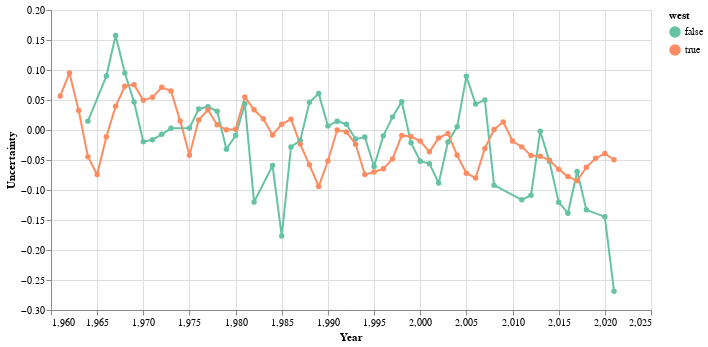

Here is the notebook cell this chart was saved with:
### Code cell
alt.Chart(compare_byYear.query('topic=="soc"')).mark_line(point=alt.OverlayMarkDef()).encode(
    alt.X('year',scale=alt.Scale(zero=False),axis=alt.Axis(title='Year')),
    alt.Y('rollingUncertain',axis=alt.Axis(title='Uncertainty')),
    color=alt.Color('west:O',scale=alt.Scale(scheme='set2'))
).properties(width=600,height=300)

### Figure 1 — Vega-Lite specification as saved in the notebook (floating-point values rounded to 4 significant figures)
{"$schema": "https://vega.github.io/schema/vega-lite/v4.17.0.json", "config": {"view": {"continuousHeight": 300, "continuousWidth": 400}}, "data": {"name": "data-dd67b6ddac0d0ace1e2145a479ac21f3"}, "datasets": {"data-dd67b6ddac0d0ace1e2145a479ac21f3": [{"rollingUncertain": 0.01479, "topic": "soc", "uncertain": 0.1417, "west": false, "year": 1964}, {"rollingUncertain": 0.08989, "topic": "soc", "uncertain": 0.2271, "west": false, "year": 1966}, {"rollingUncertain": 0.1576, "topic": "soc", "uncertain": 0.1041, "west": false, "year": 1967}, {"rollingUncertain": 0.095, "topic": "soc", "uncertain": -0.04621, "west": false, "year": 1968}, {"rollingUncertain": 0.04675, "topic": "soc", "uncertain": 0.08237, "west": false, "year": 1969}, {"rollingUncertain": -0.01941, "topic": "soc", "uncertain": -0.09439, "west": false, "year": 1970}, {"rollingUncertain": -0.01621, "topic": "soc", "uncertain": -0.03661, "west": false, "year": 1971}, {"rollingUncertain": -0.007248, "topic": "soc", "uncertain": 0.1093, "west": false, "year": 1972}, {"rollingUncertain": 0.002794, "topic": "soc", "uncertain": -0.06427, "west": false, "year": 1973}, {"rollingUncertain": 0.003361, "topic": "soc", "uncertain": -0.03491, "west": false, "year": 1975}, {"rollingUncertain": 0.03499, "topic": "soc", "uncertain": 0.2041, "west": false, "year": 1976}, {"rollingUncertain": 0.03886, "topic": "soc", "uncertain": -0.05265, "west": false, "year": 1977}, {"rollingUncertain": 0.03118, "topic": "soc", "uncertain": -0.05796, "west": false, "year": 1978}, {"rollingUncertain": -0.03195, "topic": "soc", "uncertain": 0.01478, "west": false, "year": 1979}, {"rollingUncertain": -0.00933, "topic": "soc", "uncertain": 0.0152, "west": false, "year": 1980}, {"rollingUncertain": 0.04358, "topic": "soc", "uncertain": 0.1008, "west": false, "year": 1981}, {"rollingUncertain": -0.1199, "topic": "soc", "uncertain": -0.4756, "west": false, "year": 1982}, {"rollingUncertain": -0.05928, "topic": "soc", "uncertain": 0.197, "west": false, "year": 1984}, {"rollingUncertain": -0.1767, "topic": "soc", "uncertain": -0.2515, "west": false, "year": 1985}, {"rollingUncertain": -0.02815, "topic": "soc", "uncertain": -0.02993, "west": false, "year": 1986}, {"rollingUncertain": -0.01746, "topic": "soc", "uncertain": 0.229, "west": false, "year": 1987}, {"rollingUncertain": 0.04634, "topic": "soc", "uncertain": -0.06008, "west": false, "year": 1988}, {"rollingUncertain": 0.06078, "topic": "soc", "uncertain": 0.0134, "west": false, "year": 1989}, {"rollingUncertain": 0.006634, "topic": "soc", "uncertain": 0.06659, "west": false, "year": 1990}, {"rollingUncertain": 0.01469, "topic": "soc", "uncertain": -0.03592, "west": false, "year": 1991}, {"rollingUncertain": 0.009546, "topic": "soc", "uncertain": -0.002025, "west": false, "year": 1992}, {"rollingUncertain": -0.01518, "topic": "soc", "uncertain": -0.007587, "west": false, "year": 1993}, {"rollingUncertain": -0.01184, "topic": "soc", "uncertain": -0.02591, "west": false, "year": 1994}, {"rollingUncertain": -0.06071, "topic": "soc", "uncertain": -0.1486, "west": false, "year": 1995}, {"rollingUncertain": -0.009785, "topic": "soc", "uncertain": 0.1452, "west": false, "year": 1996}, {"rollingUncertain": 0.02189, "topic": "soc", "uncertain": 0.0691, "west": false, "year": 1997}, {"rollingUncertain": 0.04719, "topic": "soc", "uncertain": -0.07274, "west": false, "year": 1998}, {"rollingUncertain": -0.02131, "topic": "soc", "uncertain": -0.06029, "west": false, "year": 1999}, {"rollingUncertain": -0.05212, "topic": "soc", "uncertain": -0.02331, "west": false, "year": 2000}, {"rollingUncertain": -0.05606, "topic": "soc", "uncertain": -0.08456, "west": false, "year": 2001}, {"rollingUncertain": -0.08851, "topic": "soc", "uncertain": -0.1577, "west": false, "year": 2002}, {"rollingUncertain": -0.02, "topic": "soc", "uncertain": 0.1822, "west": false, "year": 2003}, {"rollingUncertain": 0.005279, "topic": "soc", "uncertain": -0.008713, "west": false, "year": 2004}, {"rollingUncertain": 0.08941, "topic": "soc", "uncertain": 0.09473, "west": false, "year": 2005}, {"rollingUncertain": 0.04321, "topic": "soc", "uncertain": 0.0436, "west": false, "year": 2006}, {"rollingUncertain": 0.05016, "topic": "soc", "uncertain": 0.01213, "west": false, "year": 2007}, {"rollingUncertain": -0.09197, "topic": "soc", "uncertain": -0.3317, "west": false, "year": 2008}, {"rollingUncertain": -0.1163, "topic": "soc", "uncertain": -0.02949, "west": false, "year": 2011}, {"rollingUncertain": -0.1087, "topic": "soc", "uncertain": 0.03497, "west": false, "year": 2012}, {"rollingUncertain": -0.001918, "topic": "soc", "uncertain": -0.01124, "west": false, "year": 2013}, {"rollingUncertain": -0.05237, "topic": "soc", "uncertain": -0.1808, "west": false, "year": 2014}, {"rollingUncertain": -0.1203, "topic": "soc", "uncertain": -0.1687, "west": false, "year": 2015}, {"rollingUncertain": -0.1387, "topic": "soc", "uncertain": -0.06656, "west": false, "year": 2016}, {"rollingUncertain": -0.06915, "topic": "soc", "uncertain": 0.02786, "west": false, "year": 2017}, {"rollingUncertain": -0.1331, "topic": "soc", "uncertain": -0.3606, "west": false, "year": 2018}, {"rollingUncertain": -0.1448, "topic": "soc", "uncertain": -0.1015, "west": false, "year": 2020}, {"rollingUncertain": -0.2688, "topic": "soc", "uncertain": -0.3442, "west": false, "year": 2021}, {"rollingUncertain": 0.05667, "topic": "soc", "uncertain": 0.07387, "west": true, "year": 1961}, {"rollingUncertain": 0.09497, "topic": "soc", "uncertain": 0.1129, "west": true, "year": 1962}, {"rollingUncertain": 0.03252, "topic": "soc", "uncertain": -0.08922, "west": true, "year": 1963}, {"rollingUncertain": -0.04441, "topic": "soc", "uncertain": -0.1569, "west": true, "year": 1964}, {"rollingUncertain": -0.07431, "topic": "soc", "uncertain": 0.02323, "west": true, "year": 1965}, {"rollingUncertain": -0.01142, "topic": "soc", "uncertain": 0.09944, "west": true, "year": 1966}, {"rollingUncertain": 0.03948, "topic": "soc", "uncertain": -0.004233, "west": true, "year": 1967}, {"rollingUncertain": 0.0729, "topic": "soc", "uncertain": 0.1235, "west": true, "year": 1968}, {"rollingUncertain": 0.07561, "topic": "soc", "uncertain": 0.1076, "west": true, "year": 1969}, {"rollingUncertain": 0.04943, "topic": "soc", "uncertain": -0.08277, "west": true, "year": 1970}, {"rollingUncertain": 0.05459, "topic": "soc", "uncertain": 0.139, "west": true, "year": 1971}, {"rollingUncertain": 0.07111, "topic": "soc", "uncertain": 0.1571, "west": true, "year": 1972}, {"rollingUncertain": 0.06502, "topic": "soc", "uncertain": -0.1011, "west": true, "year": 1973}, {"rollingUncertain": 0.01482, "topic": "soc", "uncertain": -0.01162, "west": true, "year": 1974}, {"rollingUncertain": -0.0419, "topic": "soc", "uncertain": -0.01303, "west": true, "year": 1975}, {"rollingUncertain": 0.01656, "topic": "soc", "uncertain": 0.07435, "west": true, "year": 1976}, {"rollingUncertain": 0.03359, "topic": "soc", "uncertain": 0.03947, "west": true, "year": 1977}, {"rollingUncertain": 0.008567, "topic": "soc", "uncertain": -0.08811, "west": true, "year": 1978}, {"rollingUncertain": 0.0003964, "topic": "soc", "uncertain": 0.04983, "west": true, "year": 1979}, {"rollingUncertain": 0.001079, "topic": "soc", "uncertain": 0.04151, "west": true, "year": 1980}, {"rollingUncertain": 0.05518, "topic": "soc", "uncertain": 0.07418, "west": true, "year": 1981}, {"rollingUncertain": 0.03377, "topic": "soc", "uncertain": -0.01437, "west": true, "year": 1982}, {"rollingUncertain": 0.01872, "topic": "soc", "uncertain": -0.003639, "west": true, "year": 1983}, {"rollingUncertain": -0.008228, "topic": "soc", "uncertain": -0.006671, "west": true, "year": 1984}, {"rollingUncertain": 0.009744, "topic": "soc", "uncertain": 0.03954, "west": true, "year": 1985}, {"rollingUncertain": 0.018, "topic": "soc", "uncertain": 0.02114, "west": true, "year": 1986}, {"rollingUncertain": -0.02347, "topic": "soc", "uncertain": -0.1311, "west": true, "year": 1987}, {"rollingUncertain": -0.05807, "topic": "soc", "uncertain": -0.06425, "west": true, "year": 1988}, {"rollingUncertain": -0.09402, "topic": "soc", "uncertain": -0.0867, "west": true, "year": 1989}, {"rollingUncertain": -0.05176, "topic": "soc", "uncertain": -0.004344, "west": true, "year": 1990}, {"rollingUncertain": -0.000117, "topic": "soc", "uncertain": 0.09069, "west": true, "year": 1991}, {"rollingUncertain": -0.003146, "topic": "soc", "uncertain": -0.09579, "west": true, "year": 1992}, {"rollingUncertain": -0.02376, "topic": "soc", "uncertain": -0.06619, "west": true, "year": 1993}, {"rollingUncertain": -0.07432, "topic": "soc", "uncertain": -0.06099, "west": true, "year": 1994}, {"rollingUncertain": -0.06996, "topic": "soc", "uncertain": -0.08271, "west": true, "year": 1995}, {"rollingUncertain": -0.06477, "topic": "soc", "uncertain": -0.05062, "west": true, "year": 1996}, {"rollingUncertain": -0.04822, "topic": "soc", "uncertain": -0.01135, "west": true, "year": 1997}, {"rollingUncertain": -0.009019, "topic": "soc", "uncertain": 0.03491, "west": true, "year": 1998}, {"rollingUncertain": -0.01066, "topic": "soc", "uncertain": -0.05553, "west": true, "year": 1999}, {"rollingUncertain": -0.01848, "topic": "soc", "uncertain": -0.03483, "west": true, "year": 2000}, {"rollingUncertain": -0.03633, "topic": "soc", "uncertain": -0.01864, "west": true, "year": 2001}, {"rollingUncertain": -0.01316, "topic": "soc", "uncertain": 0.01398, "west": true, "year": 2002}, {"rollingUncertain": -0.005847, "topic": "soc", "uncertain": -0.01287, "west": true, "year": 2003}, {"rollingUncertain": -0.04201, "topic": "soc", "uncertain": -0.1271, "west": true, "year": 2004}, {"rollingUncertain": -0.07205, "topic": "soc", "uncertain": -0.07614, "west": true, "year": 2005}, {"rollingUncertain": -0.07988, "topic": "soc", "uncertain": -0.03636, "west": true, "year": 2006}, {"rollingUncertain": -0.03064, "topic": "soc", "uncertain": 0.02058, "west": true, "year": 2007}, {"rollingUncertain": 0.0008326, "topic": "soc", "uncertain": 0.01828, "west": true, "year": 2008}, {"rollingUncertain": 0.01337, "topic": "soc", "uncertain": 0.001245, "west": true, "year": 2009}, {"rollingUncertain": -0.01829, "topic": "soc", "uncertain": -0.07439, "west": true, "year": 2010}, {"rollingUncertain": -0.02811, "topic": "soc", "uncertain": -0.01118, "west": true, "year": 2011}, {"rollingUncertain": -0.04233, "topic": "soc", "uncertain": -0.04142, "west": true, "year": 2012}, {"rollingUncertain": -0.04386, "topic": "soc", "uncertain": -0.07897, "west": true, "year": 2013}, {"rollingUncertain": -0.05028, "topic": "soc", "uncertain": -0.03046, "west": true, "year": 2014}, {"rollingUncertain": -0.06558, "topic": "soc", "uncertain": -0.08732, "west": true, "year": 2015}, {"rollingUncertain": -0.07767, "topic": "soc", "uncertain": -0.1152, "west": true, "year": 2016}, {"rollingUncertain": -0.08472, "topic": "soc", "uncertain": -0.05161, "west": true, "year": 2017}, {"rollingUncertain": -0.06213, "topic": "soc", "uncertain": -0.01955, "west": true, "year": 2018}, {"rollingUncertain": -0.04702, "topic": "soc", "uncertain": -0.0699, "west": true, "year": 2019}, {"rollingUncertain": -0.03926, "topic": "soc", "uncertain": -0.02834, "west": true, "year": 2020}, {"rollingUncertain": -0.04956, "topic": "soc", "uncertain": -0.05045, "west": true, "year": 2021}]}, "encoding": {"color": {"field": "west", "scale": {"scheme": "set2"}, "type": "ordinal"}, "x": {"axis": {"title": "Year"}, "field": "year", "scale": {"zero": false}, "type": "quantitative"}, "y": {"axis": {"title": "Uncertainty"}, "field": "rollingUncertain", "type": "quantitative"}}, "height": 300, "mark": {"point": {}, "type": "line"}, "width": 600}
